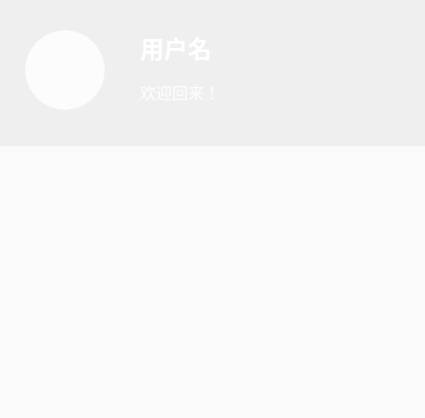
<?xml version="1.0" encoding="UTF-8"?>
<ui version="4.0">
 <class>MePage</class>
 <widget class="QWidget" name="MePage">
  <property name="geometry">
   <rect>
    <x>0</x>
    <y>0</y>
    <width>425</width>
    <height>418</height>
   </rect>
  </property>
  <property name="windowTitle">
   <string>个人中心</string>
  </property>
  <property name="styleSheet">
   <string notr="true">
QWidget {
    background: qlineargradient(spread:pad, x1:0, y1:0, x2:1, y2:1,
                stop:0 rgba(252, 250, 255, 255),
                stop:0.5 rgba(250, 247, 254, 255),
                stop:1 rgba(248, 245, 253, 255));
    font-family: "Microsoft YaHei";
}
   </string>
  </property>
  <layout class="QVBoxLayout" name="verticalLayout_2">
   <property name="leftMargin">
    <number>0</number>
   </property>
   <property name="topMargin">
    <number>0</number>
   </property>
   <property name="rightMargin">
    <number>0</number>
   </property>
   <property name="bottomMargin">
    <number>0</number>
   </property>
   <item>
    <widget class="QWidget" name="widget" native="true">
     <property name="sizePolicy">
      <sizepolicy hsizetype="Preferred" vsizetype="Fixed">
       <horstretch>0</horstretch>
       <verstretch>1</verstretch>
      </sizepolicy>
     </property>
     <property name="minimumSize">
      <size>
       <width>0</width>
       <height>140</height>
      </size>
     </property>
     <property name="styleSheet">
      <string notr="true">
QWidget {
    background: qlineargradient(spread:pad, x1:0, y1:0, x2:1, y2:0,
                stop:0 rgba(189, 170, 233, 255),
                stop:0.3 rgba(195, 176, 238, 255),
                stop:0.7 rgba(201, 182, 243, 255),
                stop:1 rgba(207, 188, 248, 255));
    border-radius: 0px;
    box-shadow: 0px 2px 8px rgba(189, 170, 233, 0.12);
}
      </string>
     </property>
     <layout class="QHBoxLayout" name="horizontalLayout">
      <property name="spacing">
       <number>20</number>
      </property>
      <property name="leftMargin">
       <number>25</number>
      </property>
      <property name="topMargin">
       <number>20</number>
      </property>
      <property name="rightMargin">
       <number>25</number>
      </property>
      <property name="bottomMargin">
       <number>20</number>
      </property>
      <item>
       <widget class="QLabel" name="label_avatar">
        <property name="sizePolicy">
         <sizepolicy hsizetype="Fixed" vsizetype="Fixed">
          <horstretch>0</horstretch>
          <verstretch>0</verstretch>
         </sizepolicy>
        </property>
        <property name="minimumSize">
         <size>
          <width>80</width>
          <height>80</height>
         </size>
        </property>
        <property name="maximumSize">
         <size>
          <width>80</width>
          <height>80</height>
         </size>
        </property>
        <property name="styleSheet">
         <string notr="true">
QLabel {
    background: rgba(255, 255, 255, 200);
    border: 2px solid rgba(255, 255, 255, 120);
    border-radius: 40px;
    box-shadow: 0px 3px 12px rgba(189, 170, 233, 0.15);
}
         </string>
        </property>
        <property name="text">
         <string/>
        </property>
        <property name="pixmap">
         <pixmap>:/images/login/avatar.jpg</pixmap>
        </property>
        <property name="scaledContents">
         <bool>true</bool>
        </property>
        <property name="alignment">
         <set>Qt::AlignmentFlag::AlignCenter</set>
        </property>
       </widget>
      </item>
      <item>
       <widget class="QWidget" name="widget_3" native="true">
        <property name="sizePolicy">
         <sizepolicy hsizetype="Expanding" vsizetype="Preferred">
          <horstretch>0</horstretch>
          <verstretch>0</verstretch>
         </sizepolicy>
        </property>
        <layout class="QVBoxLayout" name="verticalLayout_3">
         <property name="spacing">
          <number>8</number>
         </property>
         <property name="leftMargin">
          <number>15</number>
         </property>
         <property name="topMargin">
          <number>10</number>
         </property>
         <property name="rightMargin">
          <number>0</number>
         </property>
         <property name="bottomMargin">
          <number>10</number>
         </property>
         <item>
          <widget class="QLabel" name="lab_name">
           <property name="font">
            <font>
             <family>Microsoft YaHei</family>
             <pointsize>18</pointsize>
             <bold>true</bold>
            </font>
           </property>
           <property name="styleSheet">
            <string notr="true">
QLabel {
    font: bold 18pt "Microsoft YaHei";
    color: rgba(255, 255, 255, 250);
    background: transparent;
    text-shadow: 1px 1px 2px rgba(0, 0, 0, 0.08);
}
            </string>
           </property>
           <property name="text">
            <string>用户名</string>
           </property>
          </widget>
         </item>
         <item>
          <widget class="QLabel" name="lab_welcome">
           <property name="font">
            <font>
             <family>Microsoft YaHei</family>
             <pointsize>12</pointsize>
            </font>
           </property>
           <property name="styleSheet">
            <string notr="true">
QLabel {
    font: 12pt "Microsoft YaHei";
    color: rgba(255, 255, 255, 200);
    background: transparent;
    text-shadow: 1px 1px 2px rgba(0, 0, 0, 0.05);
}
            </string>
           </property>
           <property name="text">
            <string>欢迎回来！</string>
           </property>
          </widget>
         </item>
        </layout>
       </widget>
      </item>
     </layout>
    </widget>
   </item>
   <item>
    <widget class="QListWidget" name="listWidget">
     <property name="sizePolicy">
      <sizepolicy hsizetype="Expanding" vsizetype="Expanding">
       <horstretch>0</horstretch>
       <verstretch>2</verstretch>
      </sizepolicy>
     </property>
     <property name="styleSheet">
      <string notr="true">
QListWidget {
    background: rgba(255, 255, 255, 180);
    border: none;
    border-radius: 0px;
    padding: 15px;
    font: 12pt "Microsoft YaHei";
    color: rgb(100, 90, 120);
    outline: none;
}

QListWidget::item {
    background: rgba(255, 255, 255, 220);
    border: 1px solid rgba(189, 170, 233, 20);
    border-radius: 10px;
    padding: 15px;
    margin: 6px 0px;
    color: rgb(85, 75, 105);
}

QListWidget::item:hover {
    background: qlineargradient(spread:pad, x1:0, y1:0, x2:1, y2:0,
                stop:0 rgba(235, 230, 245, 180),
                stop:1 rgba(230, 220, 240, 180));
    border: 1px solid rgba(189, 170, 233, 50);
    transform: translateY(-1px);
    box-shadow: 0px 3px 12px rgba(189, 170, 233, 0.12);
}

QListWidget::item:selected {
    background: qlineargradient(spread:pad, x1:0, y1:0, x2:1, y2:0,
                stop:0 rgba(189, 170, 233, 80),
                stop:1 rgba(201, 182, 243, 80));
    border: 1px solid rgba(189, 170, 233, 100);
    color: rgb(70, 60, 90);
    font-weight: 600;
}

QScrollBar:vertical {
    background: rgba(245, 242, 250, 200);
    width: 10px;
    border-radius: 5px;
    margin: 0px;
}

QScrollBar::handle:vertical {
    background: qlineargradient(spread:pad, x1:0, y1:0, x2:1, y2:0,
                stop:0 rgba(189, 170, 233, 100),
                stop:1 rgba(201, 182, 243, 100));
    border-radius: 5px;
    min-height: 25px;
}

QScrollBar::handle:vertical:hover {
    background: qlineargradient(spread:pad, x1:0, y1:0, x2:1, y2:0,
                stop:0 rgba(189, 170, 233, 130),
                stop:1 rgba(201, 182, 243, 130));
}
      </string>
     </property>
    </widget>
   </item>
  </layout>
 </widget>
 <resources/>
 <connections/>
</ui>
